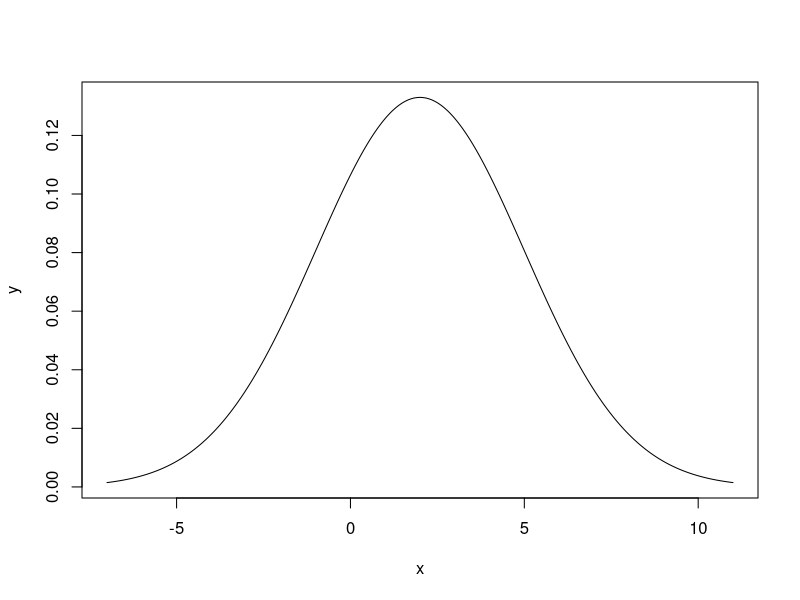
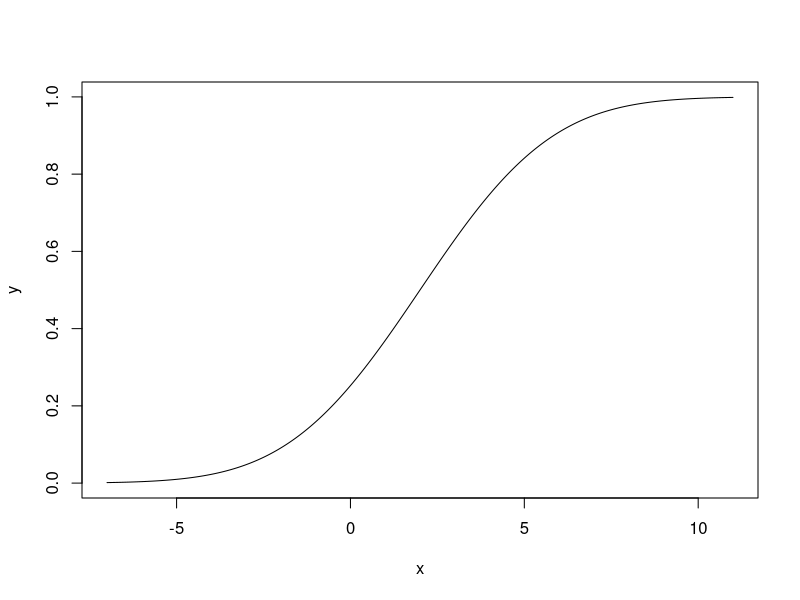
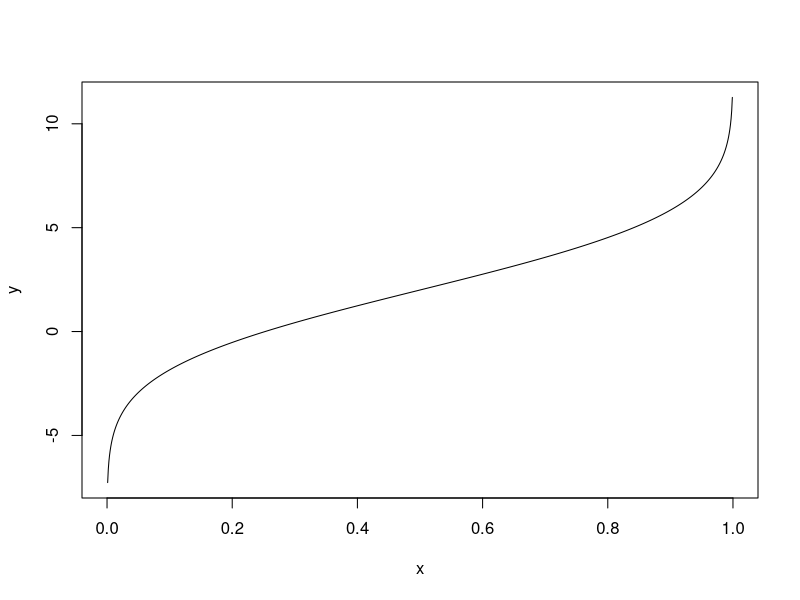
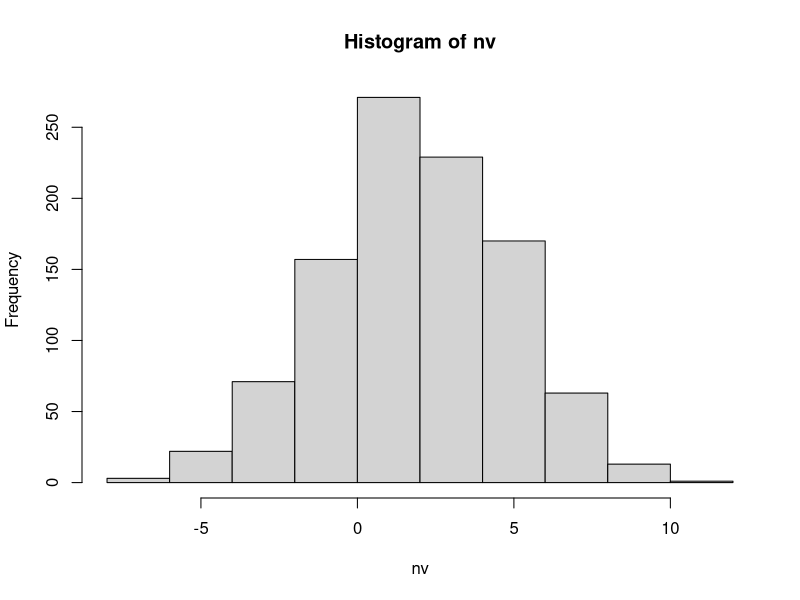
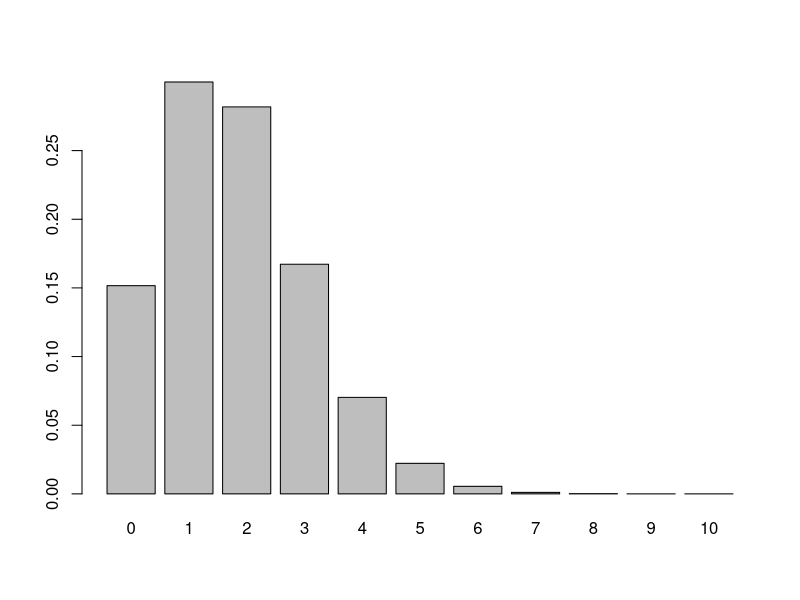
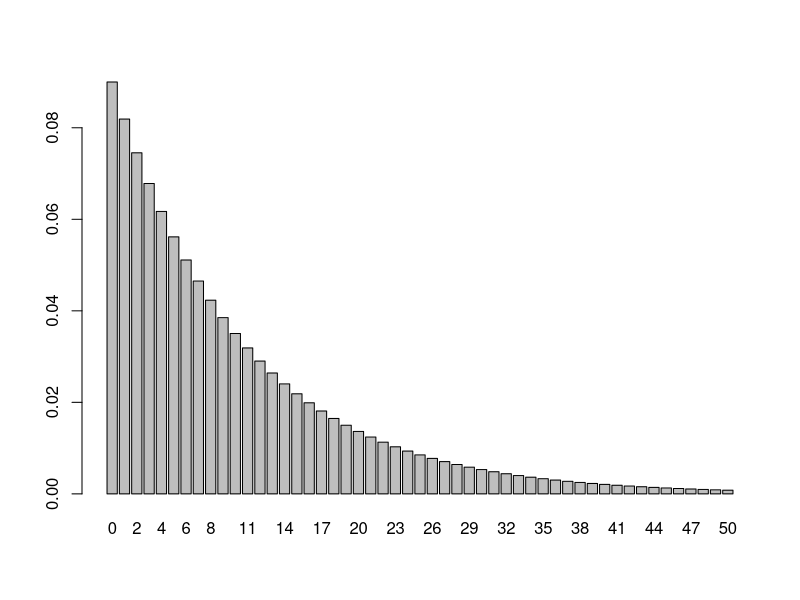
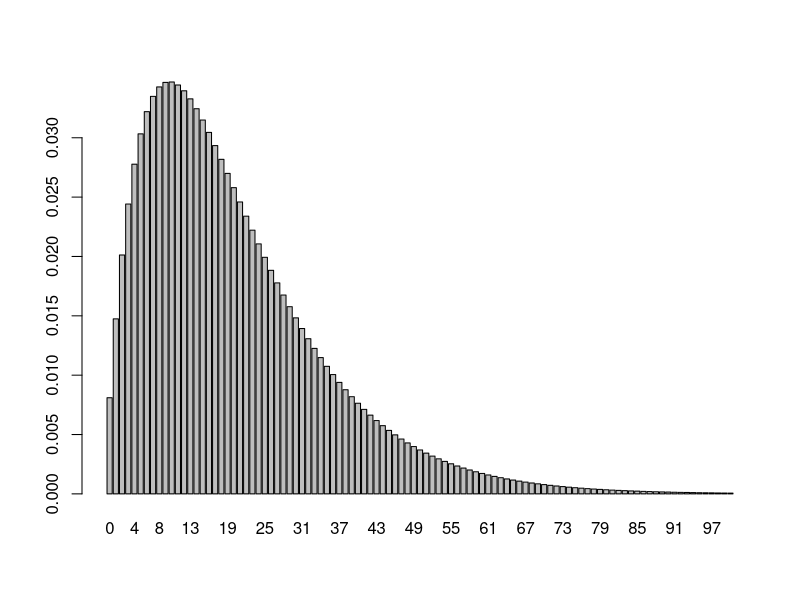

Source code (R) for these figures, in order:
# N(mu=2°C, sigma=3°C)
# zobrazte hustotni funkci


# hustotni funkce (osa x - hodnoty, osa y - hustota)
x=seq(from=2-3*3,
      to=2+3*3,
      by=0.01,)
y=dnorm(x = x, mean = 2, sd = 3)
plot(y~x, type="l")


# distribucni funkce (osa x - hodnoty, osa y - pravdepodobnost)
x=seq(from=2-3*3,
      to=2+3*3,
      by=0.01,)
y = pnorm(q = x, mean = 2, sd = 3)
plot(y~x, type = "l")


# kvantilova funkce (osa x - pravdepodobnost, osa y - hodnoty)
x = seq(from = 0, 
        to = 1, 
        by = 0.001)
y = qnorm(p = x, mean = 2, sd = 3)
plot(y~x, type = "l")


# vygenerujte 1000 nahodnych hodnot z daneho rozdeleni (1)
nv = rnorm(n = 1000, mean = 2, sd = 3)
hist(nv, breaks = 10) # histogram, zobrazi sloupce intervalu hodnot


# pravdepodobnost ze teplota bude 2 - 5°C (3)
pnorm(q = 5, mean = 2, sd = 3) - pnorm(q = 2, mean = 2, sd = 3)


# teplota vyssi nez 7°C (4)
1 - pnorm(q = 7, mean = 2, sd = 3)


# teplota, ktera nebude prekrocena v 90% vikendu (5)
qnorm(p = 0.9, mean = 2, sd = 3)


# pravdepodobnost ze teploty mensi nez -2°C
pnorm(q = -2, mean = 2, sd = 3) #0.09


# zobrazte rozdeleni veliciny definovane jako:
# pocet vikendu s prasklym pivem v serii 10 po sobe jdoucich vikendu
# Bi(n = 20, p = 0.09)
?dbinom
pk = dbinom(x = 0:10, size = 20, prob = 0.09)
barplot(pk, names = 0:10)

# pocet vikendu pred prvnim prasklym pivem
pk = dgeom(x = 0:50, prob = 0.09)
barplot(pk, names = 0:50, )

# pocet vikendu pred druhym prasklym pivem
# NB(n = 2, p = 0.09)
pk = dnbinom(x = 0:100, size = 2, prob = 0.09)
barplot(pk, names = 0:100) 

# problem s prasklym pivem nastane v prumeru ve 2 bytech v ramci ulice
# jaka je pravdepodobnost ze nastane ve >3 bytech
?rpois
1 - ppois(q = 3, lambda = 2)
